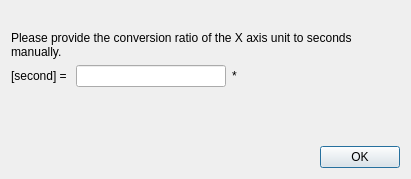
<?xml version="1.0" encoding="UTF-8"?>
<ui version="4.0">
 <class>XUnitInputDialog</class>
 <widget class="QDialog" name="XUnitInputDialog">
  <property name="geometry">
   <rect>
    <x>0</x>
    <y>0</y>
    <width>411</width>
    <height>179</height>
   </rect>
  </property>
  <property name="windowTitle">
   <string>Set X axis unit ratio</string>
  </property>
  <layout class="QVBoxLayout" name="verticalLayout">
   <item>
    <widget class="QLabel" name="ql_message">
     <property name="text">
      <string>&lt;PLACEHOLDER&gt;</string>
     </property>
     <property name="wordWrap">
      <bool>true</bool>
     </property>
    </widget>
   </item>
   <item>
    <widget class="QLabel" name="ql_messagePartTwo">
     <property name="text">
      <string>Please provide the conversion ratio of the X axis unit to seconds manually.</string>
     </property>
     <property name="wordWrap">
      <bool>true</bool>
     </property>
    </widget>
   </item>
   <item>
    <layout class="QHBoxLayout" name="horizontalLayout">
     <item>
      <widget class="QLabel" name="ql_second">
       <property name="text">
        <string>[second] = </string>
       </property>
      </widget>
     </item>
     <item>
      <widget class="QLineEdit" name="qle_multiplier"/>
     </item>
     <item>
      <widget class="QLabel" name="ql_multiply">
       <property name="text">
        <string>*</string>
       </property>
      </widget>
     </item>
     <item>
      <widget class="QLabel" name="ql_unit">
       <property name="text">
        <string>&lt;UNIT&gt;</string>
       </property>
      </widget>
     </item>
     <item>
      <spacer name="horizontalSpacer">
       <property name="orientation">
        <enum>Qt::Horizontal</enum>
       </property>
       <property name="sizeHint" stdset="0">
        <size>
         <width>40</width>
         <height>20</height>
        </size>
       </property>
      </spacer>
     </item>
    </layout>
   </item>
   <item>
    <spacer name="verticalSpacer">
     <property name="orientation">
      <enum>Qt::Vertical</enum>
     </property>
     <property name="sizeHint" stdset="0">
      <size>
       <width>20</width>
       <height>40</height>
      </size>
     </property>
    </spacer>
   </item>
   <item>
    <widget class="QDialogButtonBox" name="buttonBox">
     <property name="standardButtons">
      <set>QDialogButtonBox::Ok</set>
     </property>
    </widget>
   </item>
  </layout>
 </widget>
 <resources/>
 <connections/>
</ui>
